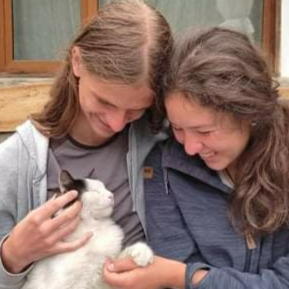
#> input picture oneLineProject/cute_image_4.jpg, 289 x 289 px
$ python test_simple.py
#> lines starting #> are read from the running program, lines starting #| are printed output that depends on the picture
from PIL import Image
filename = "cute_image_4.jpg"
nPixels = 100
image = Image.open(filename).resize((nPixels, nPixels)).convert("L").resize((500, 500))
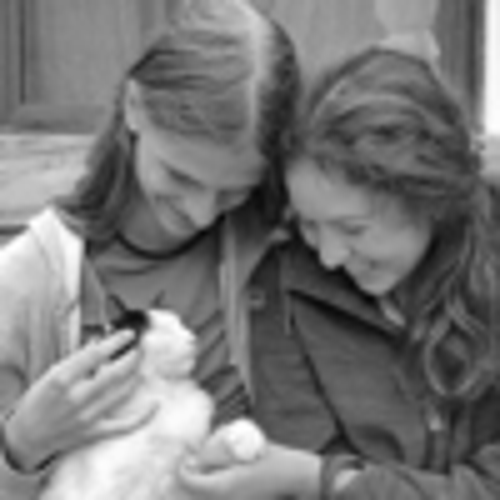
#> image: PIL image 500x500 L; min 5, max 255, mean 118.8

image.show()

$ run again, with oneLineProject/cute_image_1.jpg copied over oneLineProject/cute_image_4.jpg
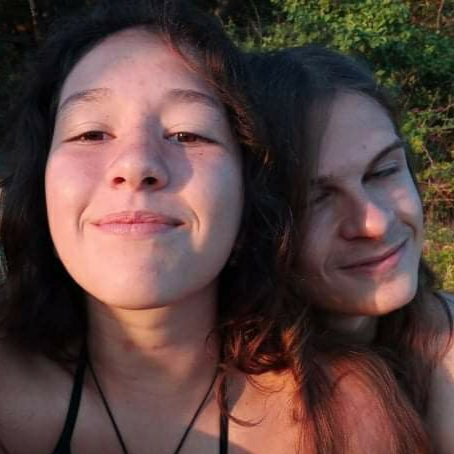
#> input picture oneLineProject/cute_image_1.jpg, 454 x 454 px
#> `image = Image.open(filename).resize((nPixels, nPixels)).convert("L").r..`:
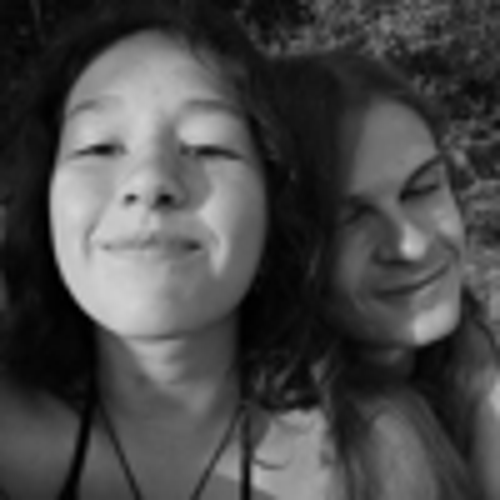
#> image: PIL image 500x500 L; min 0, max 212, mean 72.9

$ run again, with oneLineProject/cute_image_2.jpg copied over oneLineProject/cute_image_4.jpg
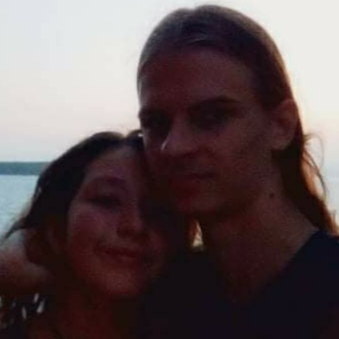
#> input picture oneLineProject/cute_image_2.jpg, 339 x 339 px
#> `image = Image.open(filename).resize((nPixels, nPixels)).convert("L").r..`:
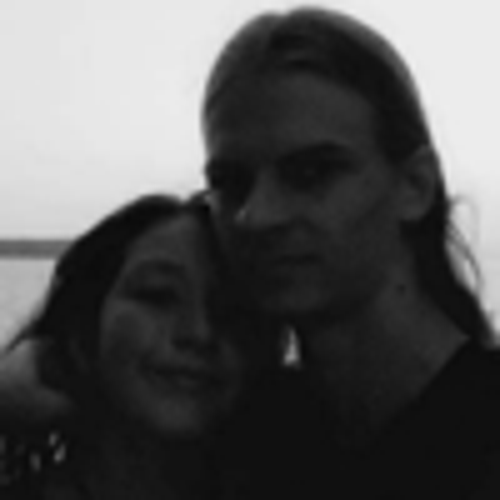
#> image: PIL image 500x500 L; min 4, max 240, mean 86

$ run again, with oneLineProject/cute_image_3.jpg copied over oneLineProject/cute_image_4.jpg
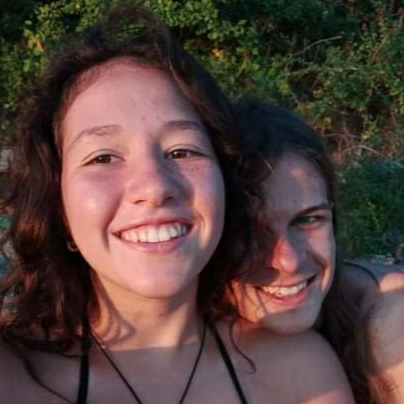
#> input picture oneLineProject/cute_image_3.jpg, 404 x 404 px
#> `image = Image.open(filename).resize((nPixels, nPixels)).convert("L").r..`:
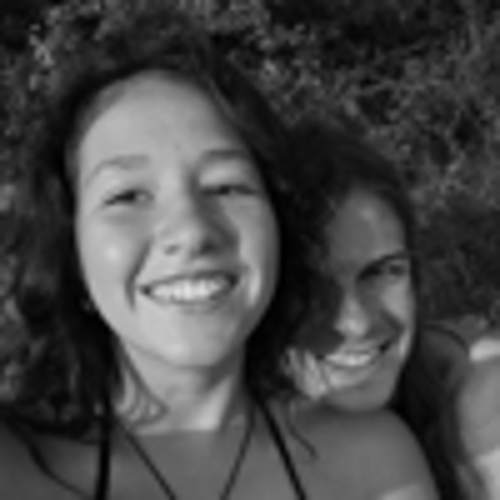
#> image: PIL image 500x500 L; min 0, max 226, mean 69.6
